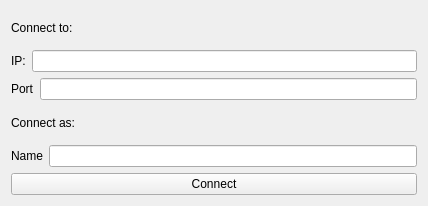
<?xml version="1.0" encoding="UTF-8"?>
<ui version="4.0">
 <class>clientWid1</class>
 <widget class="QWidget" name="clientWid1">
  <property name="geometry">
   <rect>
    <x>0</x>
    <y>0</y>
    <width>428</width>
    <height>206</height>
   </rect>
  </property>
  <property name="windowTitle">
   <string>Form</string>
  </property>
  <layout class="QGridLayout" name="gridLayout">
   <item row="0" column="0">
    <widget class="QLabel" name="label">
     <property name="text">
      <string>Connect to:</string>
     </property>
    </widget>
   </item>
   <item row="3" column="0">
    <widget class="QLabel" name="label_4">
     <property name="text">
      <string>Connect as:</string>
     </property>
    </widget>
   </item>
   <item row="1" column="0" colspan="3">
    <layout class="QHBoxLayout" name="horizontalLayout">
     <item>
      <widget class="QLabel" name="label_2">
       <property name="text">
        <string>IP:</string>
       </property>
      </widget>
     </item>
     <item>
      <widget class="QLineEdit" name="ipBox"/>
     </item>
    </layout>
   </item>
   <item row="2" column="0" colspan="3">
    <layout class="QHBoxLayout" name="horizontalLayout_2">
     <item>
      <widget class="QLabel" name="label_3">
       <property name="text">
        <string>Port</string>
       </property>
      </widget>
     </item>
     <item>
      <widget class="QLineEdit" name="portBox"/>
     </item>
    </layout>
   </item>
   <item row="4" column="0" colspan="3">
    <layout class="QHBoxLayout" name="horizontalLayout_3">
     <item>
      <widget class="QLabel" name="label_5">
       <property name="text">
        <string>Name</string>
       </property>
      </widget>
     </item>
     <item>
      <widget class="QLineEdit" name="nameBox"/>
     </item>
    </layout>
   </item>
   <item row="5" column="0" colspan="3">
    <widget class="QPushButton" name="connectButton">
     <property name="text">
      <string>Connect</string>
     </property>
    </widget>
   </item>
  </layout>
 </widget>
 <resources/>
 <connections/>
</ui>
